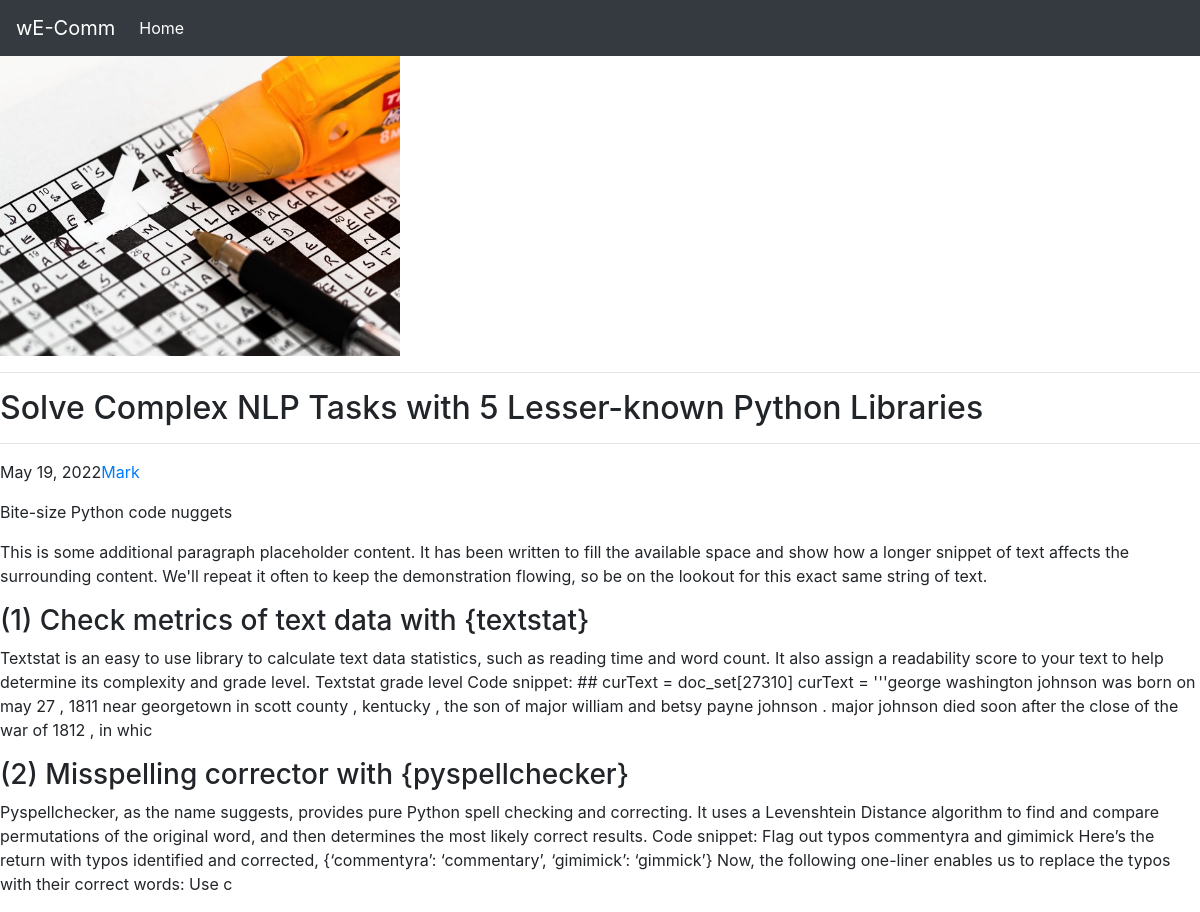
Screenshot of /blog/blogView/3 with the database file from the repository.
### blog/models.py (models this page shows, shortened)
class BlogContent(models.Model):
    title = models.CharField(max_length=100, default = "")
    timestamp = models.DateField(auto_now_add=True)
    head1 = models.CharField(max_length=100, default="")
    body1 = models.CharField(max_length=500, default="")
    head2 = models.CharField(max_length=100, default="")
    body2 = models.CharField(max_length=500, default="")
    head3 = models.CharField(max_length=100, default="")
    body3 = models.CharField(max_length=500, default="")
    image = models.ImageField(upload_to="blog/images", default="")

### blog/views.py (the view)
# urls.py: path('blogView/<int:b_id>', views.blogView),
def blogView(request, b_id):
    blog = BlogContent.objects.filter(id = b_id)
    return render(request, 'blog/blogView.html', {'blog' : blog[0]})

### blog/templates/blog/blogView.html (shortened to what this page needs)
{% extends 'blog/basic.html' %}
{% block body %}
<article class="blog-post">
    <img src="/media/{{blog.image}} " height="300px" width="400px">
    <hr>
    <h2 class="blog-post-title mb-1">{{blog.title}}</h2>
    <hr>
    <p class="blog-post-meta">{{blog.timestamp}}<a href="#">Mark</a></p>
    <p>{{blog.head1}}</p>
    <p>This is some additional paragraph placeholder content. It has been written to fill the available space and show how a longer snippet of text affects the surrounding content. We'll repeat it often to keep the demonstration flowing, so be on the lookout for this exact same string of text.</p>
    <h3>{{blog.head2}}</h3>
    <p>{{blog.body2}}</p>
    <h3>{{blog.head3}}</h3>
    <p>{{blog.body3}}</p>
  </article>
{%endblock%}

### rows the page displays
BlogContent: image (picture), title "Solve Complex NLP Tasks with 5 Lesser-known Python Libraries", timestamp "May 19, 2022", head1 "Bite-size Python code nuggets", head2 "(1) Check metrics of text data with {textstat}", body2 "Textstat is an easy to use library to calculate text data statistics, such as reading time and word count. It also assign a readability score to your text to help determine its complexity and grade level. Textstat grade level Code snippet: ## curText = doc_set[27310] curText = '''george washington johnson was born on may 27 , 1811 near georgetown in scott county , kentucky , the son of major william and betsy payne johnson . major johnson died soon after the close of the war of 1812 , in whic", head3 "(2) Misspelling corrector with {pyspellchecker}", body3 "Pyspellchecker, as the name suggests, provides pure Python spell checking and correcting. It uses a Levenshtein Distance algorithm to find and compare permutations of the original word, and then determines the most likely correct results. Code snippet: Flag out typos commentyra and gimimick Here’s the return with typos identified and corrected, {‘commentyra’: ‘commentary’, ‘gimimick’: ‘gimmick’} Now, the following one-liner enables us to replace the typos with their correct words: Use c"
